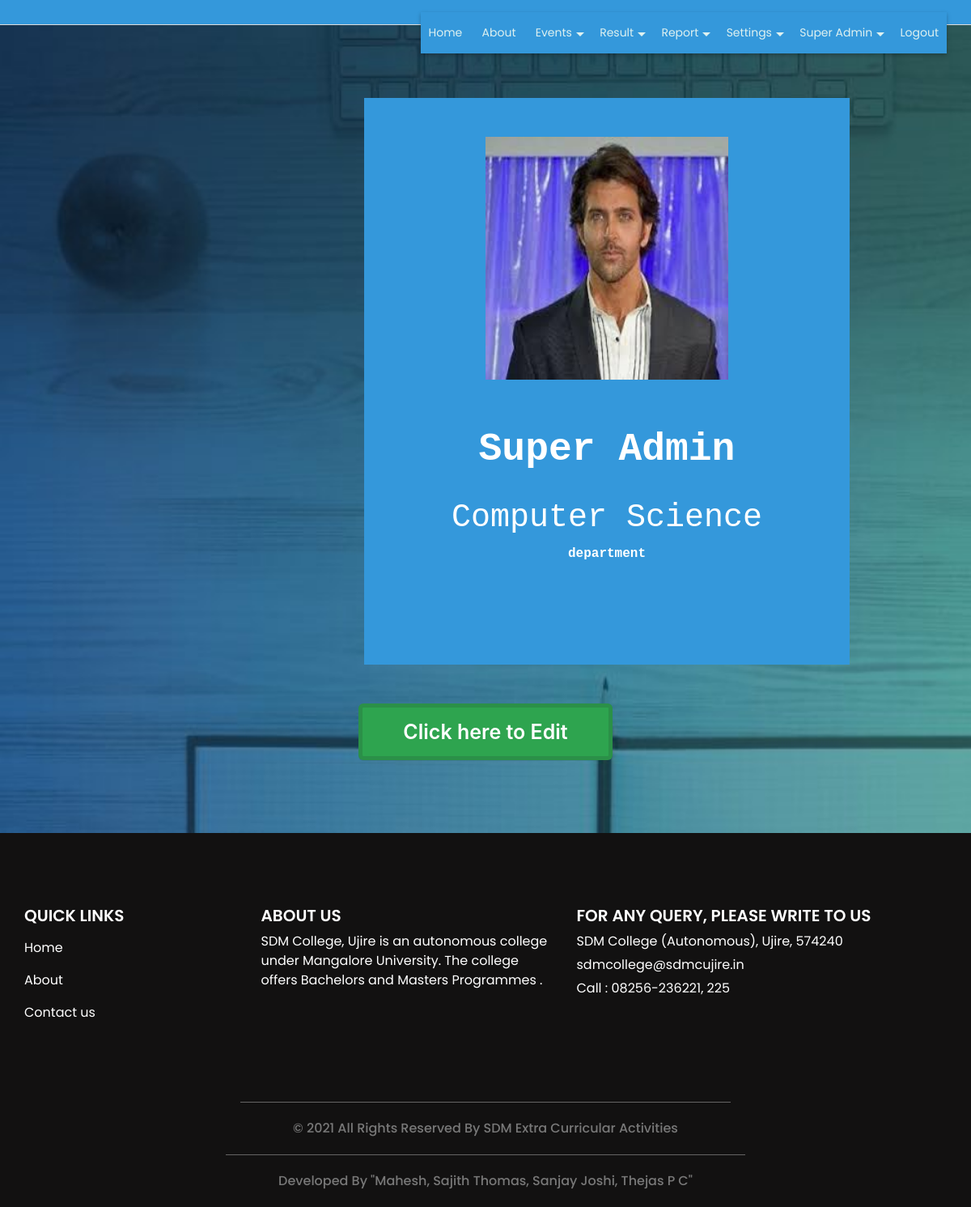
The app's page /view_staff_profile.php (signed in) with its own data.
### tables this page shows
CREATE TABLE `staff` (
  `staff_id` int(11) NOT NULL,
  `staff_name` varchar(25) NOT NULL,
  `staff_dp` varchar(300) NOT NULL,
  `staff_type` varchar(20) NOT NULL,
  `department_id` int(11) NOT NULL,
  `login_id` varchar(40) NOT NULL,
  `password` varchar(300) NOT NULL,
  `gender` varchar(6) NOT NULL,
  `dob` date NOT NULL,
  `staff_status` varchar(10) NOT NULL
);

CREATE TABLE `department` (
  `department_id` int(11) NOT NULL,
  `department` varchar(25) NOT NULL,
  `department_detail` text NOT NULL,
  `department_status` varchar(10) NOT NULL
);

### view_staff_profile.php (the view, shortened to what this page needs)
<?php
include("header.php");
if(isset($_SESSION['staff_id']))
{
  $sqledit= "SELECT * FROM staff where staff_id='" . $_SESSION['staff_id'] . "'";
  $qsqledit = mysqli_query($con,$sqledit);
  $rsedit = mysqli_fetch_array($qsqledit);
}
?>
<section class="login_section layout_padding">
<div class="flip-card">
  <div class="flip-card-inner">
    <div class="flip-card-front">
      <br><br>
     <?php
     if($rsedit['staff_dp'] == "")
        {
          echo "<img src='images/defaultimage.png' alt='Avatar' style='width:300px;height:300px;' />";
        }
        else if(file_exists("staffimg/" . $rsedit['staff_dp']))
        {
          echo "<img src='staffimg/" . $rsedit['staff_dp'] . "' alt='Avatar' style='width: 300px;height:300px;' />";
        }
        else
        {
          echo "<img src='images/defaultimage.png' style='width: 300px;height:300px;' />";
        } ?><br>
      <b><h1 style="font-size: 300%";><br><b><?php echo $rsedit['staff_name']; ?></b></h1><br>
      <h1><?php
        $sqldepartment = "SELECT * FROM department WHERE department_status='Active'";
        $qsqldepartment = mysqli_query($con,$sqldepartment);
        while($rsdepartment = mysqli_fetch_array($qsqldepartment))
        {
          if($rsdepartment['department_id'] == $rsedit['department_id'])
          {
            echo "$rsdepartment[department]";
          }
        }
          ?></h1>
      <p>department</p></b>
    </div>
    <div class="flip-card-back">
     <br> <b><h1><?php
?></h1>
      <p>Staff Type</p><br>
      <h1><?php echo $rsedit['login_id']; ?></h1>
      <p>Email Id</p><br>
      <h1>
    ?></h1>
    <p>Gender</p><br>
    <h1><?php echo $rsedit['dob']; ?></h1>
    <p>Date of Birth</p></b>
    </div>
  </div>
</div>
<br><br>
 <div class="d-flex justify-content-center">
<a href="staffprofile.php"><button class="button-3" role="button">Click here to Edit</button></a>
  </div>
</section>
<?php
include("footer.php");
?>

### headerpage.php (shortened to what this page needs)
<div id="header">
  <header>
    <div class="container">
      <div class="row">
        <div class="col-12">
          <nav class="navbar navbar-expand-lg navbar-light">
            <div lass="collapse navbar-collapse" id="navbartoggle">
<div class="nav-fostrap" style="  position: absolute;
  top: 15px;right: 0;">
	<ul>
		<li><a href="index.php">Home</a></li>
		<li><a href="about.php">About</a></li>
			<?php
			if(isset($_SESSION['staff_id']))
			{
			?>
		<li><a href="javascript:void(0)">Events<span class="arrow-down"></span></a>
		</li>
		<li><a href="javascript:void(0)">Result<span class="arrow-down"></span></a>
		</li>
		<li><a href="javascript:void(0)">Report<span class="arrow-down"></span></a>
		</li>
				<?php
				if($rsstaffprofile['staff_type'] == "Admin")
				{
				?>
		<li><a href="javascript:void(0)">Settings<span class="arrow-down"></span></a>
		</li>
				<?php
				}
				?>
		<li><a href="javascript:void(0)"><?php echo $rsstaffprofile['staff_name']; ?><span class="arrow-down"></span></a>
		</li>
<?php
			}
?>
		<?php
		if(isset($_SESSION['staff_id']) || ($_SESSION['student_id']))
		{
		?>
		<li><a href="logout.php">Logout</a></li>
		<?php
		}
		else
		{
		?>
		<li><a href="student.php">Registration</a></li>
		<li><a href="login.php">Login</a></li>
		<?php
		}
		?>
	</ul>
</div>
            </div>
          </nav>
        </div>
      </div>
    </div>
  </header>
</div>

### css/style.css (style rules this page uses)
body { font-family: "Poppins", sans-serif; color: #000000; background-color: #ffffff; }
.layout_padding { padding: 90px 0; }
a, a:hover, a:focus { text-decoration: none; }
.login_section { background-image: url(../images/join-bg.jpg); background-size: cover; color: #ffffff; }

### css/responsive.css (style rules this page uses)
@media (min-width: 1200px) { .container { max-width: 1170px; } }

### topmenu.php (style rules this page uses)
.nav-fostrap { display: block; margin-bottom: 15px 0; background: #3498db; -webkit-box-shadow:0 2px 5px 0 rgba(0,0,0,0.26); -moz-box-shadow:0 2px 5px 0 rgba(0,0,0,0.26); -o-box-shadow:0 2px 5px 0 rgba(0,0,0,0.26); z-index: 120; box-shadow: 0 2px 5px 0 rgba(0,0,0,0.26); }
.nav-fostrap ul { list-style-type: none; margin: 0; padding: 0; display: block; }
.nav-fostrap li { list-style-type: none; margin: 0; padding: 0; display: inline-block; position: relative; font-size: 14px; color: #def1f0; }
.nav-fostrap li a { padding: 15px 20px; font-size: 14px; color: #def1f0; display: inline-block; outline: 0; font-weight: 400; text-decoration: none; }
.arrow-down { width: 0; height: 0; border-left: 5px solid transparent; border-right: 5px solid transparent; border-top: 5px solid #def1f0; position: relative; top: 15px; right: -5px; content: ""; }

### headerpage.php (style rules this page uses)
#header nav { padding: 15px 0px; }
#header { border-bottom: 1px solid #ddd; background-color: #3498db; float: center; width: 100%; }
.nav-fostrap li a { padding: 15px 10px; font-size: 14px; color: #def1f0; display: inline-block; outline: 0; font-weight: 400; text-decoration: none; }

### view_staff_profile.php (style rules this page uses)
.button-3 { appearance: none; background-color: #2ea44f; border: 5px solid rgba(27, 31, 35, .15); border-radius: 6px; box-shadow: rgba(27, 31, 35, .1) 0 1px 0; box-sizing: border-box; color: #fff; cursor: pointer; display: inline-block; font-family: -apple-system,system-ui,"Segoe UI",Helvetica,Arial,sans-serif,"Apple Color Emoji","Segoe UI Emoji"; font-size: 25px; font-weight: 600; line-height: 20px; padding: 20px 50px; position: relative; text-align: center; text-decoration: none; user-select: none; -webkit-user-select: none; touch-action: manipulation; vertical-align: middle; white-space: nowrap; }
.flip-card { background-color: transparent; width: 600px; height: 700px; position: relative; left: 450px; border: 0px solid #96c8ff; perspective: 1000px; }
.flip-card-inner { position: relative; width: 100%; height: 100%; text-align: center; transition: transform 0.8s; transform-style: preserve-3d; }
.flip-card-front, .flip-card-back { position: absolute; width: 100%; height: 100%; -webkit-backface-visibility: hidden; backface-visibility: hidden; }
.flip-card-front { background-color: #3498db; color: white; font-family: "Lucida Console", "Courier New", monospace; }
.flip-card-back { background-color: dodgerblue; color: white; transform: rotateY(180deg); font-family: "Lucida Console", "Courier New", monospace; }

### records on screen
staff: staff_name "Super Admin", staff_dp (picture)
department: department "Computer Science"
